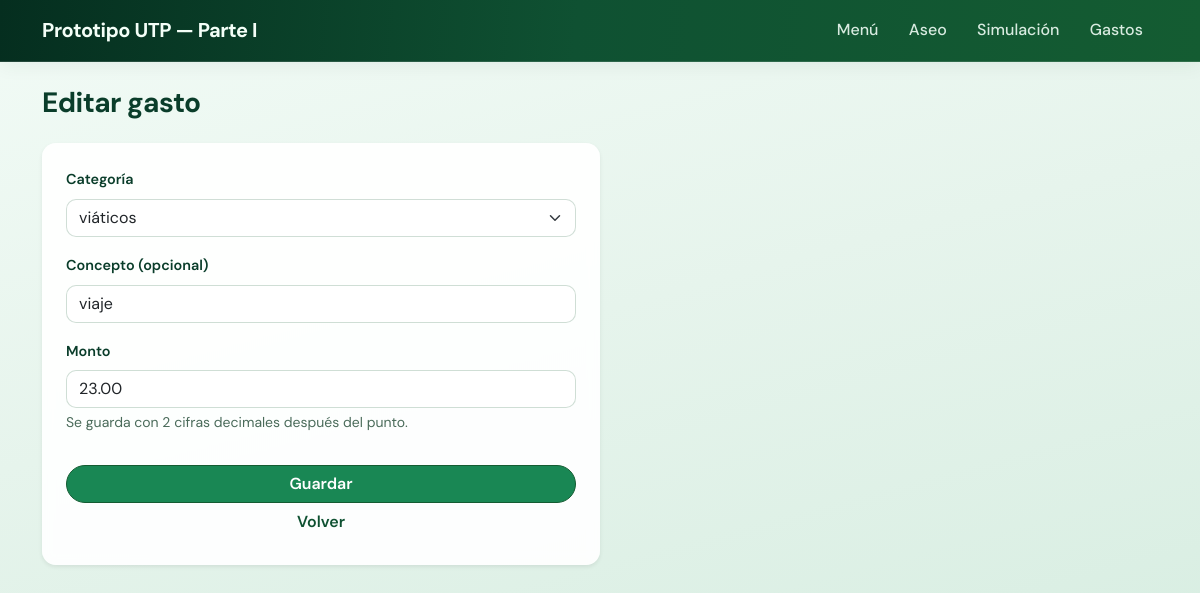
/gastos/1/editar, run on the app's committed database.
### models.py (models this page shows, shortened)
class Gasto(db.Model):
    __tablename__ = "gasto"
    id = db.Column(db.Integer, primary_key=True)
    categoria = db.Column(db.String(50), nullable=False)
    concepto = db.Column(db.String(200), nullable=True)
    monto = db.Column(db.Numeric(12, 2), nullable=False)

### app.py (the view, shortened to what this page needs)
@app.route("/gastos/<int:gid>/editar", methods=["GET", "POST"])
def editar_gasto(gid):
    item = Gasto.query.get_or_404(gid)
    return render_template("gasto_form.html", item=item, categorias=CATEGORIAS_GASTO)

### templates/gasto_form.html (shortened to what this page needs)
{% extends "base.html" %}
{% block content %}
<h1 class="app-section-title h3 mb-4">{% if item %}Editar{% else %}Nuevo{% endif %} gasto</h1>
<form method="post" class="card app-form-card shadow-sm p-4 col-lg-6 border-0">
  <div class="mb-3">
    <label class="form-label">Categoría</label>
    <select class="form-select" name="categoria" required>
      {% for c in categorias %}
        <option value="{{ c }}" {% if item and item.categoria == c %}selected{% endif %}>{{ c }}</option>
      {% endfor %}
    </select>
  </div>
  <div class="mb-3">
    <label class="form-label">Concepto (opcional)</label>
    <input class="form-control" name="concepto" value="{{ item.concepto if item and item.concepto else '' }}">
  </div>
  <div class="mb-3">
    <label class="form-label">Monto</label>
    <input class="form-control" name="monto" required step="0.01" min="0" placeholder="0.00"
      value="{% if item %}{{ '%.2f'|format(item.monto|float) }}{% endif %}">
    <p class="form-text">Se guarda con 2 cifras decimales después del punto.</p>
  </div>
  <button type="submit" class="btn btn-success">Guardar</button>
  <a class="btn btn-link" href="{{ url_for('listar_gastos') }}">Volver</a>
</form>
{% endblock %}

### static/css/app-green.css (style rules this page uses)
.app-theme { --green-950: #052e1f; --green-900: #0a3d2a; --green-800: #0f5132; --green-700: #145c32; --green-600: #198754; --green-500: #22a06b; --green-400: #3ecf8e; --green-200: #b8e6cc; --green-100: #dff5ea; --green-50: #f2fbf6; --mint: #e6f4ec; --surface: #ffffff; --surface-2: rgba(255, 255, 255, 0.92); --text: #143024; --text-muted: #4a6b5a; --border-soft: rgba(20, 92, 50, 0.14); --shadow: 0 10px 40px rgba(10, 61, 42, 0.08); --shadow-sm: 0 4px 18px rgba(10, 61, 42, 0.06); --radius: 14px; --radius-sm: 10px; --font: "DM Sans", system-ui, -apple-system, "Segoe UI", sans-serif; font-family: var(--font); color: var(--text); background: linear-gradient(165deg, var(--green-50) 0%, var(--mint) 42%, #d4ecdf 100%); background-attachment: fixed; min-height: 100vh; }
.app-section-title { font-weight: 700; color: var(--green-900); letter-spacing: -0.02em; }
.app-form-card { background: var(--surface-2); backdrop-filter: blur(6px); border: 1px solid var(--border-soft); border-radius: var(--radius); box-shadow: var(--shadow-sm); }
.app-form-card .form-label { font-weight: 600; color: var(--green-900); font-size: 0.9rem; }
.app-form-card .form-control, .app-form-card .form-select { border-radius: var(--radius-sm); border-color: rgba(20, 92, 50, 0.2); }
.app-form-card .form-text { color: var(--text-muted); }
.app-theme .btn-success { --bs-btn-bg: var(--green-600); --bs-btn-border-color: var(--green-700); --bs-btn-hover-bg: var(--green-700); --bs-btn-hover-border-color: var(--green-800); font-weight: 600; border-radius: 999px; padding-inline: 1.25rem; }
.app-theme .btn-link { color: var(--green-800); font-weight: 600; text-decoration: none; }

### data on the page
Gasto: categoria "viáticos", concepto "viaje", monto "23.00"
